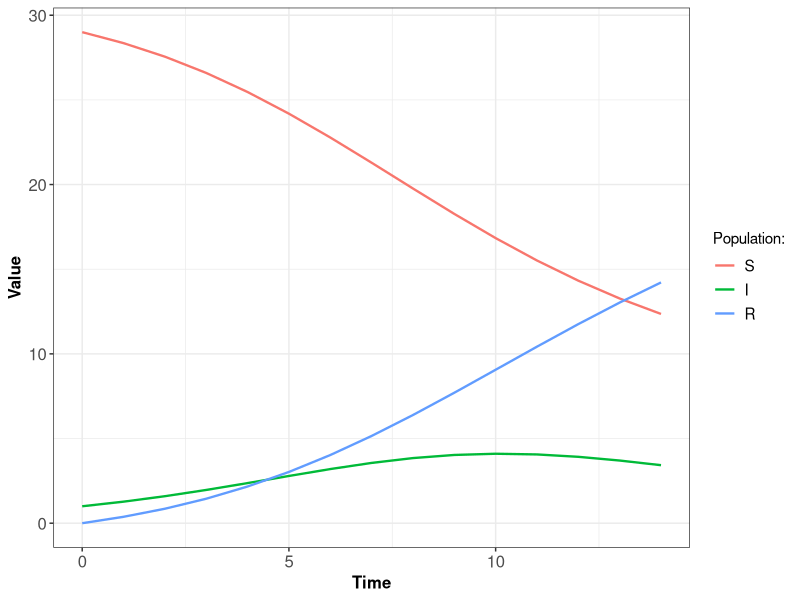

The R source for this figure:
###Paquets
library(deSolve)
library(ggplot2)
library(reshape2)
library(dplyr)

###Model (method2)
SIR.model <- function(t, pop, param) {
  
  with(as.list(c(pop, param)), {
  
    N=S+I+R
    
    dS <- -beta*S*I/N + u0*N - u1*S
    dI <- beta*S*I/N  - gamma*I - u1*I
    dR <-  gamma*I - u1*R
    
    res<-c(dS, dI, dR)
    
    list(res)
    
  })

}

# Paramètres
beta=0.6
gamma=1/3
dt=1
Tmax=14
N=30
u0=0
u1=0

# Conditions initiales
I0=1
S0=N-I0
R0=0

# Création des vecteurs à partir des différentes valeurs
Time=seq(from=0,to=Tmax,by=dt)
Init.cond=c(S=S0,I=I0, R=R0) 
param=c(beta,gamma,u0,u1)

# Intégration : fonction lsoda (pour résoudre edo) avec as.data.frame() autour pour un output plus pratique
result <- as.data.frame(lsoda(Init.cond, Time, SIR.model, param))

# Méthode ggplot
result %>%
  melt(id = "time") %>%
  ggplot() +
  geom_line(aes(time, value, colour = variable), linewidth = 0.8) +
  theme_bw() +
  theme(axis.text = element_text(size = 12),
        axis.title = element_text(size = 12, face = "bold"),
        legend.text = element_text(size = 11)) +
  labs(x = "Time", y = "Value", colour = "Population:")

# fonction pour enregistrer le plot (enregistre par défaut le dernier plot affiché)
# ggsave("nom_du_plot.png")
